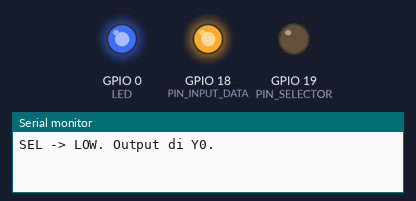
Bench run of a program on a simulated ESP32. Parts: output pins drawn as LEDs (lit = HIGH), the last lines printed to the serial monitor.

Above: at 1.0 s.
At 3.0 s:
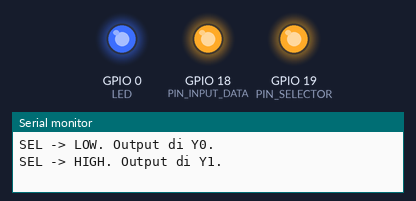
Timing chart, 0 to 5.2 s (numbered marks = the images above):
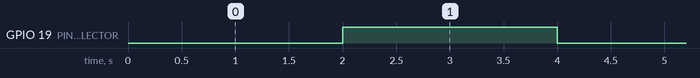

The program:

main.cpp
```cpp
#include <Arduino.h>
// Definisikan pin ESP32 yang terhubung ke custom chip
#define PIN_INPUT_DATA 18 // Pin untuk mengirim data ke IN
#define PIN_SELECTOR   19 // Pin untuk mengontrol SEL
#define LED 0
// Pin EN (Enable) bisa dihubungkan langsung ke GND di diagram
// agar chip selalu aktif.

void setup() {
  pinMode(LED, OUTPUT);
  digitalWrite(LED, HIGH);
  pinMode(PIN_INPUT_DATA, OUTPUT);
  pinMode(PIN_SELECTOR, OUTPUT);
  digitalWrite(PIN_INPUT_DATA, HIGH);
  Serial.begin(115200);
}

void loop() {
  Serial.println("SEL -> LOW. Output di Y0.");
  digitalWrite(PIN_SELECTOR, LOW);

  // Kirim sinyal HIGH ke pin IN
  delay(2000); // Tunggu 2 detik


  Serial.println("SEL -> HIGH. Output di Y1.");
  digitalWrite(PIN_SELECTOR, HIGH);

  delay(2000); // Tunggu 2 detik
}
```

Measured:
- by itself, GPIO 19 (PIN_SELECTOR): alternates HIGH for 2.0 s and LOW for 2.0 s
